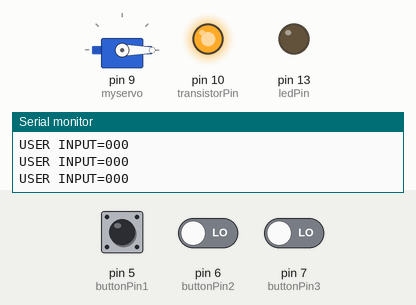
Simulated run of this sketch. Board: Arduino Uno, built with avr-gcc and run on an emulated ATmega328P. Shown: servo, output pins drawn as LEDs (lit = HIGH), the last lines printed to the serial monitor. The test bench sets the inputs (shaded band); at power-on: pin 5 (buttonPin1) HIGH, pin 6 (buttonPin2) LOW, pin 7 (buttonPin3) LOW.

Above: at 1.2 s.
1.3 s: pin 5 (buttonPin1) pulled LOW for 0.15 s
4.4 s: pin 5 (buttonPin1) pulled LOW for 1 s
8.4 s: pin 6 (buttonPin2) driven HIGH and pin 7 (buttonPin3) driven HIGH
At 9.2 s:
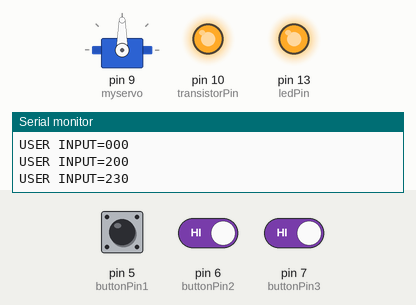
Timing chart, 0 to 11.4 s (numbered marks = the images above; inputs shaded):
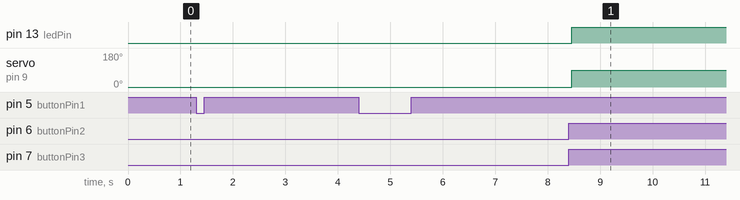

The sketch:

Combination_Lock.ino
```cpp
//Took help from a friend, Wicher Thomas.


#include <Servo.h>
Servo myservo;
int val;

// transistor stuff
// constants won't change. Used here to set a pin number :
const int transistorPin =  10;      // the number of the LED pin

// Variables will change :
int transistorState = LOW;             // ledState used to set the LED
//////////////////////

const int buttonPin1 = 5;     // the number of the pushbutton pin
const int buttonPin2 = 6;     // the number of the pushbutton pin
const int buttonPin3 = 7;     // the number of the pushbutton pin

const int ledPin =  13;      // the number of the LED pin

int buttonState1 = 0;         // variable for reading the pushbutton status
int buttonState2 = 0;         // variable for reading the pushbutton status
int buttonState3 = 0;         // variable for reading the pushbutton status

//boolean buttonPressed1 = false;         // variable for reading the pushbutton status
//boolean buttonPressed2 = false;         // variable for reading the pushbutton status
//boolean buttonPressed3 = false;         // variable for reading the pushbutton status

//int LockCombination[] = {2, 3, 1};  //right combination for the lock
int userInput[3] = {0, 0, 0};

int lastPressed=0;

void setup() {

  // initialize the LED pin as an output:
  pinMode(ledPin, OUTPUT);
  digitalWrite(ledPin, LOW);

  // initialize the pushbutton pin as an input:
  pinMode(buttonPin1, INPUT);
  pinMode(buttonPin2, INPUT);
  pinMode(buttonPin3, INPUT);
  Serial.begin(9600);

  // set the digital pin as output:
  pinMode(transistorPin, OUTPUT);
  digitalWrite(transistorPin, HIGH);

  myservo.attach(9);  // attaches the servo on pin 9 to the servo object
  myservo.write(0);
}

void loop() {

// read the state of the pushbutton value:
  buttonState1 = digitalRead(buttonPin1);
  buttonState2 = digitalRead(buttonPin2);
  buttonState3 = digitalRead(buttonPin3);

  // IF NOTHING IS PRESSED, DONT RUN
  if (buttonState1 == LOW && buttonState2 == LOW && buttonState3 == LOW) {
    return;
  }

  Serial.print("USER INPUT=");
  Serial.print(userInput[0]);
  Serial.print(userInput[1]);
  Serial.print(userInput[2]);
  Serial.println();

  if (buttonState1 == HIGH && lastPressed == 3) {
    userInput[2] = 1;
    lastPressed = 1;
  } else if (buttonState2 == HIGH && lastPressed == 0) {
    userInput[0] = 2;
    lastPressed = 2;
  } else if (buttonState3 == HIGH && lastPressed == 2) {
    userInput[1] = 3;
    lastPressed = 3;
  }

  if (userInput[0]==2 && userInput[1]==3 && userInput[2]==1) {
    digitalWrite(ledPin, HIGH);

    digitalWrite(transistorPin, HIGH);

    myservo.write(90);
    delay(2000);
  }

  //for (int i=0; i <3; i++){
  // if (buttonState3 == HIGH) {
  //    userInput[i] = 3;
  //    buttonState3 == LOW;
  //     }
  //  Serial.println(userInput[i]);


//    if (buttonState1 == HIGH) {
//    userInput[i] = 1;
//    Serial.println(userInput[i]);
//    Serial.println("hello");
//
//    }
//
//    else if (buttonState2 == HIGH) {
//    userInput[i] = 2;
//    }
//
//    else if (buttonState3 == HIGH) {
//    userInput[i] = 3;
//    }
//      delay(10);
//   }


//  if (buttonState1 == HIGH) {
//    userInput[2] = 1;
//  }
//
//  if (buttonState2 == HIGH) {
//    userInput[0] = 2;
//  }
//
//  if (buttonState3 == HIGH) {
//    userInput[1] = 3;
//  }


}
```

Measured:
- after the input at 8.4 s, pin 13 (ledPin): LOW → HIGH after 0.06 s; servo on pin 9 (myservo): 0° → 90° after 0.06 s
